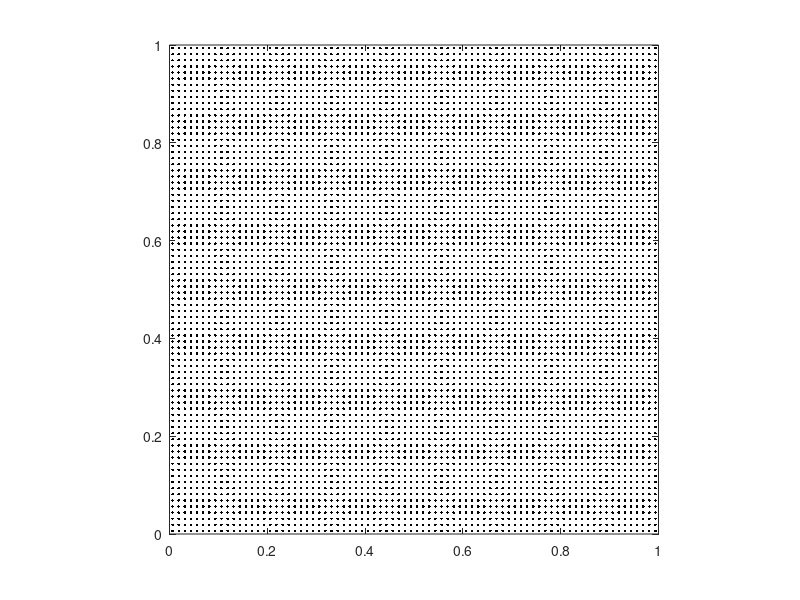

MATLAB code to generate this figure:
p.rho = 1500;
p.E = 1e6;
p.nu = 0.3;
p.g = -1;
% p.Np = 4 * 2.5;
p.Np = 80;
p.N = 81;
p.rhop = 3;
p.tol = 1e-12;
p.T = 2;

% make an NxN computational grid
N = p.N;
Np = p.Np;
x = linspace(0,1,N);
y = linspace(0,1,N);
h = x(2)-x(1);
dt = 0.4*h*sqrt(p.rho/p.E);
T = p.T;
E = p.E;
nu = p.nu;
tol = p.tol;

Nn = N*N;

% set up material points
bar_w = 1.0-1e-5; Nbx = Np; %
%bar_w = 0.25; Nbx = Np; %
% Nbx = ceil(p.rhop*bar_w/h);
bar_h = 1.0-1e-5; Nby = (bar_h/bar_w)*Nbx;
%bar_h = 0.25; Nby = (bar_h/bar_w)*Nbx;

bxtmp = linspace(0, bar_w, Nbx+1);
bar_x = (0.5 - bar_w/2) + bxtmp(1:end-1) + bxtmp(2)/2;
% bar_x = 0.0 + bxtmp(1:end-1) + bxtmp(2)/2;
bytmp = linspace(0, bar_h, Nby+1);
bar_y = 0.0 + bytmp(1:end-1) + bytmp(2)/2;

% initialize position
Np = Nbx*Nby;
%xjitter = normrnd(0, 0.001, Nbx, Nby);
%yjitter = normrnd(0, 0.001, Nbx, Nby);
xjitter = zeros(Nby, Nbx);
yjitter = zeros(Nby, Nbx);
[xp, yp] = meshgrid(bar_x, bar_y);
xp = xp + xjitter;
yp = yp + yjitter;
%r = 0.1;
%rs = linspace(0, r,Nbx);
%ts = linspace(0, 2*pi, Nby+1);
%ts(end) = [];
%xp = 0.5 + rs'*cos(ts);
%yp = 0.5 + rs'*sin(ts);
%[X, Y] = meshgrid(x, y);

% initialize volume
vp = (bar_w/Nbx)*(bar_h/Nby)*ones(size(xp));
% vp = (pi*r^2/Np)*ones(size(xp));

% initialize mass
mp = p.rho*vp;

% initialize velocity
xp_t = 0*ones(size(xp));
yp_t = -0.0*ones(size(yp));

% initialize stress
sxxp = 0*ones(size(xp));
sxyp = 0*ones(size(yp));
syyp = 0*ones(size(yp));

% initialize strain
exxp = zeros(size(xp));
exyp = zeros(size(yp));
eyyp = zeros(size(yp));

% initialize body forces
bxp = zeros(size(xp));
byp = p.g*ones(size(yp));

% plot material points
plot(xp, yp, '.k'); axis equal;
xlim([min(x), max(x)]);
ylim([min(y), max(y)]);

% dump starting config to text file
fp = fopen('generated_particles.txt', 'w');
fprintf(fp, '%d\n', numel(mp));
for i=1:numel(mp)
    fprintf(fp, '%f %f %f %f %f %f %f %f %f\n', mp(i), vp(i), ...
        xp(i), yp(i), xp_t(i), yp_t(i), ...
        sxxp(i), sxyp(i), syyp(i));
end
fclose(fp);

% grid file
fp = fopen('generated_grid.txt', 'w');
fprintf(fp, '%d\n', N);
fprintf(fp, '1\n');
fclose(fp);
